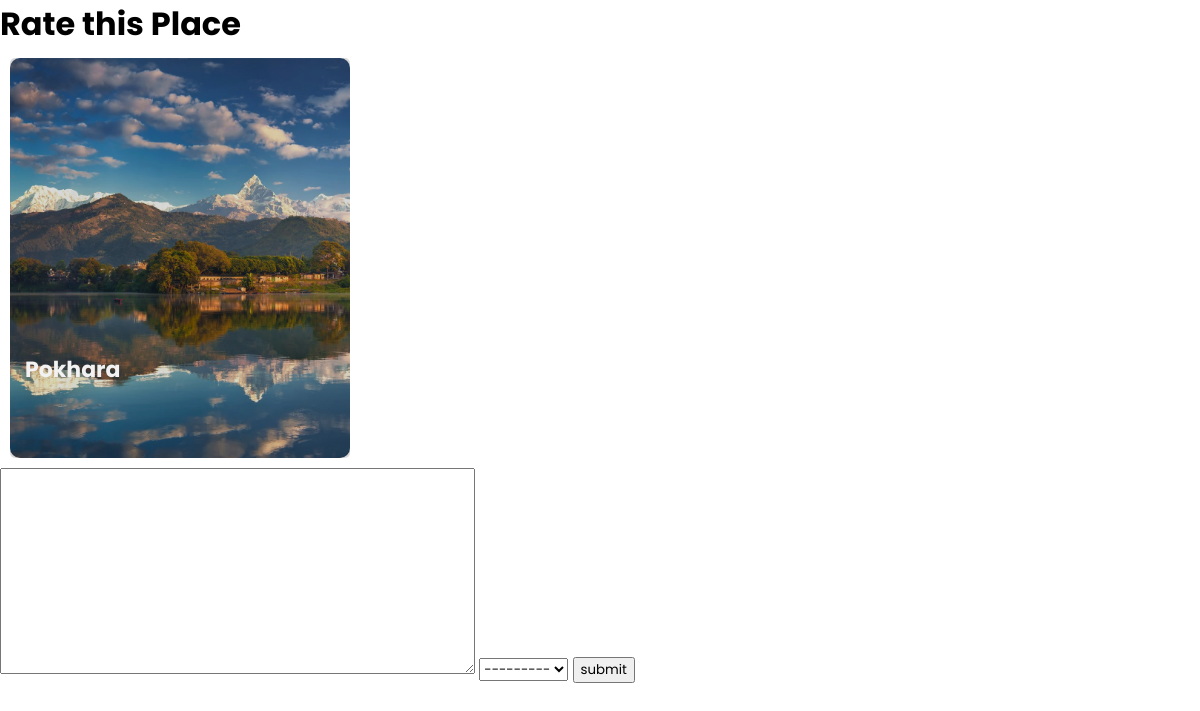
The app's page /4/rating with its own data.
### stroll1/models.py (models this page shows, shortened)
class Destination(models.Model):
    id = models.AutoField(primary_key=True)
    name = models.CharField(max_length=100)
    description = models.CharField(max_length=300)
    price = models.FloatField()
    img = models.ImageField(upload_to="pics")
    @property
    def imageUrl(self):
        try:
            url = self.img.url
        except:
            url = ''
        return url

### stroll1/views.py (the view, shortened to what this page needs)
# urls.py: path("<dest_id>/rating", views.ratingPage, name="rating"),
def ratingPage(request, dest_id):
     destination = Destination.objects.get(id=dest_id)
     reviews = Rating.objects.filter(destination=destination)
     avg_reviews = reviews.aggregate(Avg('rating'))
     reviews_count = reviews.count()
     user = request.user
     form = ratingForm()
     context = {'form': form, 'destination': destination, 'avg_reviews' : avg_reviews,'reviews_count' : reviews_count}
     return render(request, 'rating.html', context)

### stroll1/forms.py
class ratingForm(ModelForm):
    description = forms.CharField(widget=forms.Textarea(attrs = {'class': 'materialize-textarea'}), required=False)
    class Meta:
        model = Rating
        fields = [ 'description', 'rating']

### Templates/rating.html (shortened to what this page needs)
{% load static %}
<head>
    <link href='https://unpkg.com/boxicons@2.1.4/css/boxicons.min.css' rel='stylesheet'>
    <link rel="stylesheet" href="/static/css/style.css">
    <link rel="stylesheet" href="/static/css/stroll-media.css">
</head>
<h1>Rate this Place</h1>
<div class="g-img products">
    <img src="{{destination.imageUrl}}" alt="">
    <div class="img-text">
        <h3 class="product-name">{{destination.name}}</h3>
    </div>
</div>
<form action="" method="POST">
    {{form.description}}
    {{form.rating}}
    <input type="submit" value="submit">
</form>

### static/css/style.css (style rules this page uses)
* { margin: 0; box-sizing: border-box; font-family: 'Poppins', sans-serif; scroll-behavior: smooth; }
.g-img { border-radius: 10px; width: 340px; height: 400px; position: relative; cursor: pointer; margin: 10px; }
.g-img img { position: absolute; height: 100%; width: 100%; border-radius: 10px; object-fit: cover; }
.img-text { position: absolute; background-color: rgba(0,0,0,0.15); height: 100%; width: 100%; border-radius: 5px ; }
.g-img h3, .g-img p { position: absolute; }
.g-img h3 { top: 70%; color: #F2F2F2; font-size: 25px; padding: 15px; }

### static/css/stroll-media.css (style rules this page uses)
@media screen and (max-width:1200px) { .g-img h3 { font-size: 22px; } }

### records on screen
Destination: imageUrl (picture), name "Pokhara"
